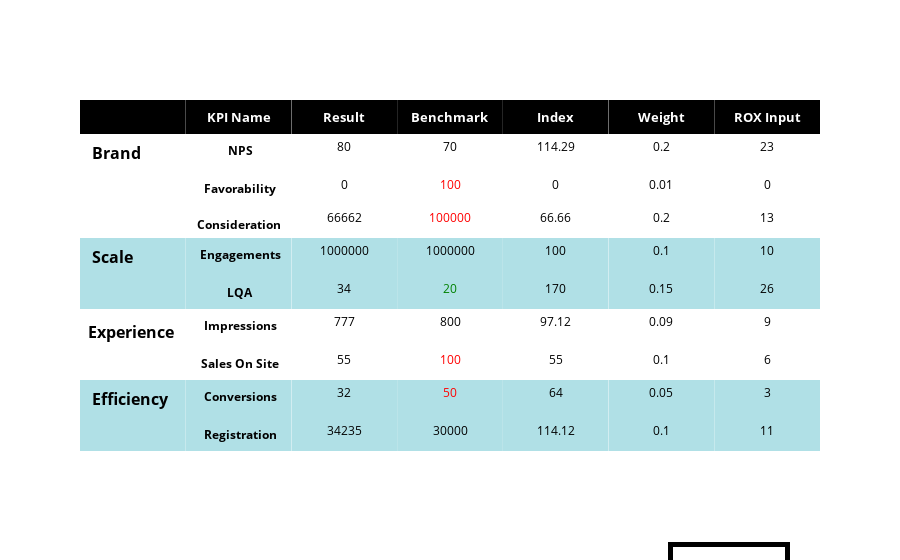

The notebook cell saved with this chart:
### Code cell
fig3 = go.Figure(data=[go.Table(
    header=dict(values=['',
                        '<b>KPI Name</b>', 
                        '<b>Result</b>', 
                        '<b>Benchmark</b>',
                        '<b>Index</b>',
                        '<b>Weight</b>',
                        '<b>ROX Input</b>'
                       ],
               line=dict(width=0),
               font=dict(color='white', size = 13),
                fill_color = 'black'
               ),
    cells=dict(values=[Buckets_3,KPI_name, Values, Benchmark, Index, Weights, Input],
               align=['left', 'center', 'center', 'center'], 
              font=dict(color=colors_text, size = cell_font_size),
              fill = dict (color = [colors]),
              line=dict(width=0)
              )
    
)])

# Add annotation outside the table
fig3.add_annotation(
    xref='paper', yref='paper',
    x=.96, y=-.3,  # Coordinates relative to the entire plot
    text='ROX: ' + str (rox_output),
    showarrow=False,
    font=dict(size=25, color=text_color_rox),
    borderpad=4,  # Padding around the annotation box
    borderwidth=5,  # Border width
    bordercolor='black'  # Border color

)

### Figure 1 — Plotly figure (JSON) as saved in the notebook; plotly's stock layout.template omitted (floating-point values rounded to 4 significant figures)
{"data": [{"cells": {"align": ["left", "center", "center", "center"], "fill": {"color": [["white", "white", "white", "#B0E0E6", "#B0E0E6", "white", "white", "#B0E0E6", "#B0E0E6"]]}, "font": {"color": [["black", "black", "black", "black", "black", "black", "black", "black", "black"], ["black", "black", "black", "black", "black", "black", "black", "black", "black"], ["black", "black", "black", "black", "black", "black", "black", "black", "black"], ["black", "#FF0000", "#FF0000", "black", "green", "black", "#FF0000", "#FF0000", "black"], ["black", "black", "black", "black", "black", "black", "black", "black", "black"], ["black", "black", "black", "black", "black", "black", "black", "black", "black"]], "size": [16, 12, 12, 12, 12, 12]}, "line": {"width": 0}, "values": [["<b> Brand</b>", " ", " ", "<b> Scale</b>", " ", "<b> Experience</b>", " ", "<b> Efficiency</b>", " "], ["<b> NPS</b>", "<b> Favorability</b>", "<b> Consideration</b>", "<b> Engagements</b>", "<b> LQA</b>", "<b> Impressions</b>", "<b> Sales On Site</b>", "<b> Conversions</b>", "<b> Registration</b>"], [80, 0, 66662, 1000000, 34, 777, 55, 32, 34235], [70, 100, 100000, 1000000, 20, 800, 100, 50, 30000], [114.3, 0, 66.66, 100, 170, 97.12, 55, 64, 114.1], [0.2, 0.01, 0.2, 0.1, 0.15, 0.09, 0.1, 0.05, 0.1], [23, 0, 13, 10, 26, 9, 6, 3, 11]]}, "header": {"fill": {"color": "black"}, "font": {"color": "white", "size": 13}, "line": {"width": 0}, "values": ["", "<b>KPI Name</b>", "<b>Result</b>", "<b>Benchmark</b>", "<b>Index</b>", "<b>Weight</b>", "<b>ROX Input</b>"]}, "type": "table"}], "layout": {"annotations": [{"bordercolor": "black", "borderpad": 4, "borderwidth": 5, "font": {"color": "purple", "size": 25}, "showarrow": false, "text": "ROX: 101", "x": 0.96, "xref": "paper", "y": -0.3, "yref": "paper"}], "autosize": true}}
